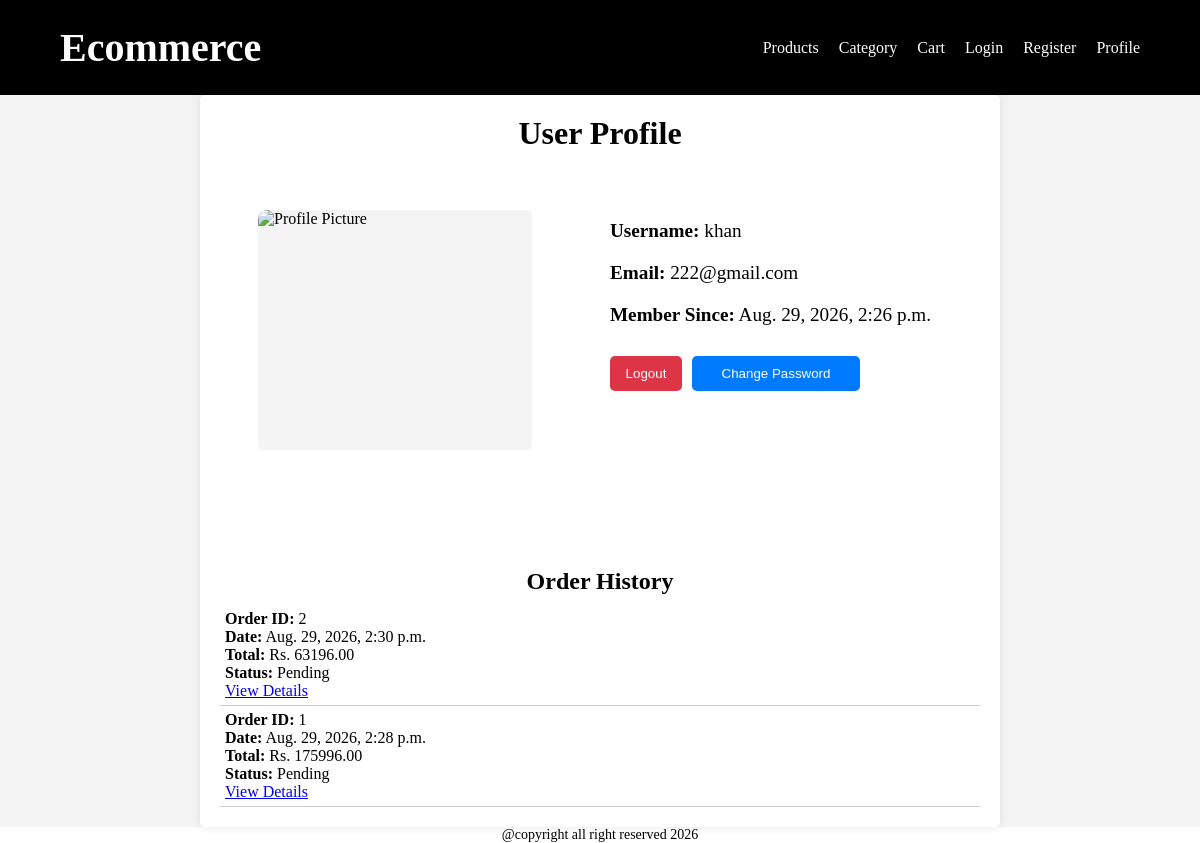
The page /accounts/profile/ (signed in) on the database its author committed.
### apps/orders/models.py (models this page shows)
class Order(models.Model):
    class StatusChoices(models.TextChoices):
        Pending = 'Pending' ,'Pending'
        Processing = 'Processing', 'Processing'
        Deliverd ='Deliverd','Deliverd'
        Shipped = 'Shipped','Shipped'
        Cancelled = 'Cancelled','Cancelled'
    customer = models.ForeignKey(Customer , on_delete=models.CASCADE , related_name='orders')
    status = models.CharField(
        max_length=50,
        choices=StatusChoices.choices,
        default=StatusChoices.Pending
    )
    total_price = models.DecimalField(max_digits=10 ,decimal_places=2)
    created_at = models.DateTimeField(auto_now_add=True)

### apps/accounts/views.py (the view)
# urls.py: path('profile/' , views.profile , name='profile'),
@login_required
def profile(req):
    customer = req.user.customer
    orders = customer.orders.all().order_by('-created_at')
    context = {
        'user' : req.user,
        'orders': orders ,
    }
    return render(req , 'accounts/profile.html' , context)

### templates/accounts/profile.html (shortened to what this page needs)
{% extends 'base.html' %}
{% load static %}
{% block link %}
    <link rel="stylesheet" href="{% static 'CSS/accounts.css' %}">
{% endblock %}
{% block content %}
    <main class="profile-main">
        <div class="profile-container">
            <h1>User Profile</h1>
            <div class="profile-data-container">
                <div class="profile-pic">
                    <img src="{% static 'images/profile-pic.png' %}" alt="Profile Picture">
                </div>
                <div class="profile-info">
                    <p><strong>Username:</strong> {{ user.username }}</p>
                    <p><strong>Email:</strong> {{ user.email }}</p>
                    <p><strong>Member Since:</strong> {{ user.date_joined }}</p>
                    <div class="profile-actions">
                        <form method="post" action="{% url 'logout' %}">
                            <button class='logout-btn' type="submit">Logout</button>
                        </form>
                        <form method="post" action="{% url 'change_password' %}">
                            <button class='change-password-btn' type="submit">Change Password</button>
                        </form>
                    </div>
                </div>
            </div>
            <div class="order-section">
                <h2>Order History</h2>
                {% if orders %}
                    <ul class="order-list">
                        {% for order in orders %}
                            <li class="order-item">
                                <p><strong>Order ID:</strong> {{ order.id }}</p>
                                <p><strong>Date:</strong> {{ order.created_at }}</p>
                                <p><strong>Total:</strong> Rs. {{ order.total_price }}</p>
                                <p><strong>Status:</strong> {{ order.status }}</p>
                                <a href="{% url 'order_detail' order.id %}">View Details</a>
                            </li>
                        {% endfor %}
                    </ul>
                {% else %}
                    <p>No orders found.</p>
                {% endif %}
            </div>
        </div>
    </main>
{% endblock %}

### static/CSS/accounts.css (style rules this page uses)
* { margin: 0; padding: 0; box-sizing: border-box; }
.profile-main { background-color: #f4f4f4; display: flex; justify-content: center; align-items: center; }
.profile-container { min-width: 50rem; background-color: #fff; padding: 20px; border-radius: 5px; box-shadow: 0 0 10px rgba(0, 0, 0, 0.1); }
.profile-container h1 { text-align: center; margin-bottom: 20px; }
.profile-data-container { padding: 5% 5%; display: flex; flex-direction: row; justify-content: space-between; gap: 10px; }
.profile-pic { width: 40%; height: 15rem; display: flex; justify-content: center; align-items: center; background-color: #f4f4f4; border-radius: 5px; }
.profile-pic img { width: 100%; height: 100%; border-radius: 10px; }
.profile-info { width: 50%; height: 20rem; display: flex; flex-direction: column; border-radius: 5px; }
.profile-info p { font-size: 1.2rem; margin-bottom: 10px; margin-left: 10px; margin-top: 10px; }
.profile-actions { display: flex; flex-direction: row; margin-top: 20px; }
.profile-info .logout-btn { width: 4.5rem; padding: 10px; background-color: #dc3545; color: #fff; border: none; border-radius: 5px; cursor: pointer; margin-left: 10px; }
.profile-info .change-password-btn { width: 10.5rem; padding: 10px; background-color: #007bff; color: #fff; border: none; border-radius: 5px; cursor: pointer; margin-left: 10px; }
.order-section h2 { text-align: center; margin-bottom: 10px; }
.order-section ul { list-style-type: none; }
.order-section ul li { padding: 5px; border-bottom: 1px solid #ccc; }

### templates/components/navbar.html (style rules this page uses)
* { margin: 0; padding: 0; }

### rows shown on the page
Order: id "2", created_at "Aug. 29, 2026, 2:30 p.m.", total_price "63196.00", status "Pending"
Order: id "1", created_at "Aug. 29, 2026, 2:28 p.m.", total_price "175996.00", status "Pending"

### other values the page prints
{{ user.username }} "khan"
{{ user.email }} "222@gmail.com"
{{ user.date_joined }} "Aug. 29, 2026, 2:26 p.m."
